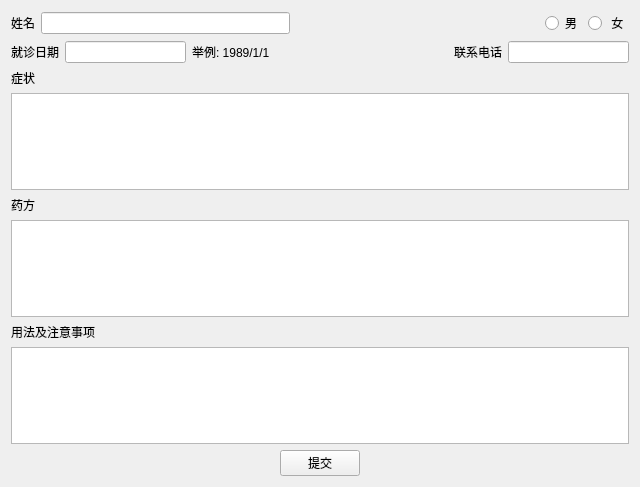
<?xml version="1.0" encoding="UTF-8"?>
<ui version="4.0">
 <class>Record_Form</class>
 <widget class="QWidget" name="Record_Form">
  <property name="geometry">
   <rect>
    <x>0</x>
    <y>0</y>
    <width>640</width>
    <height>487</height>
   </rect>
  </property>
  <property name="windowTitle">
   <string>Form</string>
  </property>
  <layout class="QGridLayout" name="gridLayout">
   <item row="0" column="0" colspan="3">
    <layout class="QHBoxLayout" name="horizontalLayout">
     <item>
      <widget class="QLabel" name="label">
       <property name="text">
        <string>姓名</string>
       </property>
      </widget>
     </item>
     <item>
      <widget class="QLineEdit" name="name"/>
     </item>
     <item>
      <spacer name="horizontalSpacer">
       <property name="orientation">
        <enum>Qt::Horizontal</enum>
       </property>
       <property name="sizeHint" stdset="0">
        <size>
         <width>238</width>
         <height>20</height>
        </size>
       </property>
      </spacer>
     </item>
     <item>
      <widget class="QRadioButton" name="male">
       <property name="text">
        <string>男</string>
       </property>
      </widget>
     </item>
     <item>
      <widget class="QRadioButton" name="female">
       <property name="text">
        <string> 女</string>
       </property>
      </widget>
     </item>
    </layout>
   </item>
   <item row="1" column="0" colspan="3">
    <layout class="QHBoxLayout" name="horizontalLayout_2">
     <item>
      <widget class="QLabel" name="label_6">
       <property name="text">
        <string>就诊日期</string>
       </property>
      </widget>
     </item>
     <item>
      <widget class="QLineEdit" name="visit_time"/>
     </item>
     <item>
      <widget class="QLabel" name="label_2">
       <property name="text">
        <string>举例: 1989/1/1</string>
       </property>
      </widget>
     </item>
     <item>
      <spacer name="horizontalSpacer_2">
       <property name="orientation">
        <enum>Qt::Horizontal</enum>
       </property>
       <property name="sizeHint" stdset="0">
        <size>
         <width>178</width>
         <height>20</height>
        </size>
       </property>
      </spacer>
     </item>
     <item>
      <widget class="QLabel" name="label_7">
       <property name="text">
        <string>联系电话</string>
       </property>
      </widget>
     </item>
     <item>
      <widget class="QLineEdit" name="telephone"/>
     </item>
    </layout>
   </item>
   <item row="2" column="0">
    <widget class="QLabel" name="label_5">
     <property name="text">
      <string>症状</string>
     </property>
    </widget>
   </item>
   <item row="3" column="0" colspan="3">
    <widget class="QPlainTextEdit" name="symptom"/>
   </item>
   <item row="4" column="0">
    <widget class="QLabel" name="label_4">
     <property name="text">
      <string>药方</string>
     </property>
    </widget>
   </item>
   <item row="5" column="0" colspan="3">
    <widget class="QPlainTextEdit" name="pre"/>
   </item>
   <item row="6" column="0">
    <widget class="QLabel" name="label_3">
     <property name="text">
      <string>用法及注意事项</string>
     </property>
    </widget>
   </item>
   <item row="7" column="0" colspan="3">
    <widget class="QPlainTextEdit" name="comm"/>
   </item>
   <item row="8" column="0">
    <spacer name="horizontalSpacer_3">
     <property name="orientation">
      <enum>Qt::Horizontal</enum>
     </property>
     <property name="sizeHint" stdset="0">
      <size>
       <width>265</width>
       <height>20</height>
      </size>
     </property>
    </spacer>
   </item>
   <item row="8" column="1">
    <widget class="QPushButton" name="pushButton">
     <property name="text">
      <string>提交</string>
     </property>
    </widget>
   </item>
   <item row="8" column="2">
    <spacer name="horizontalSpacer_4">
     <property name="orientation">
      <enum>Qt::Horizontal</enum>
     </property>
     <property name="sizeHint" stdset="0">
      <size>
       <width>264</width>
       <height>20</height>
      </size>
     </property>
    </spacer>
   </item>
  </layout>
 </widget>
 <resources/>
 <connections/>
</ui>
